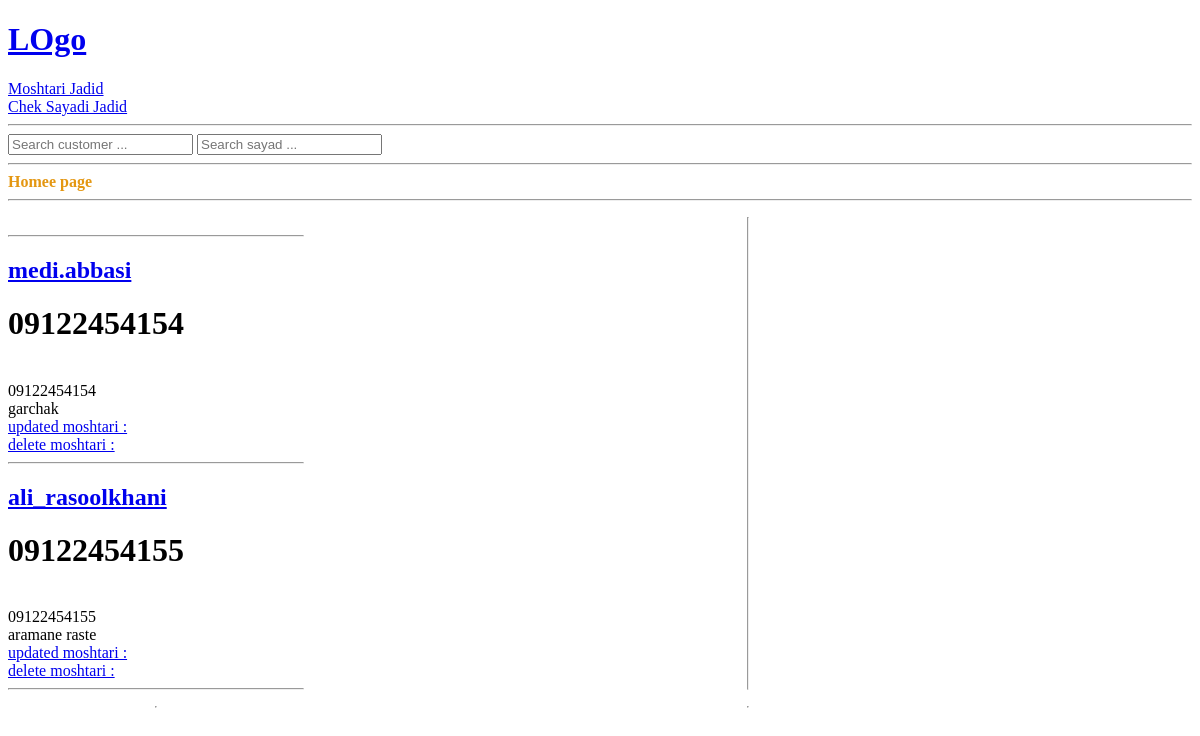
Page /customer/home/ on the earlier database version.
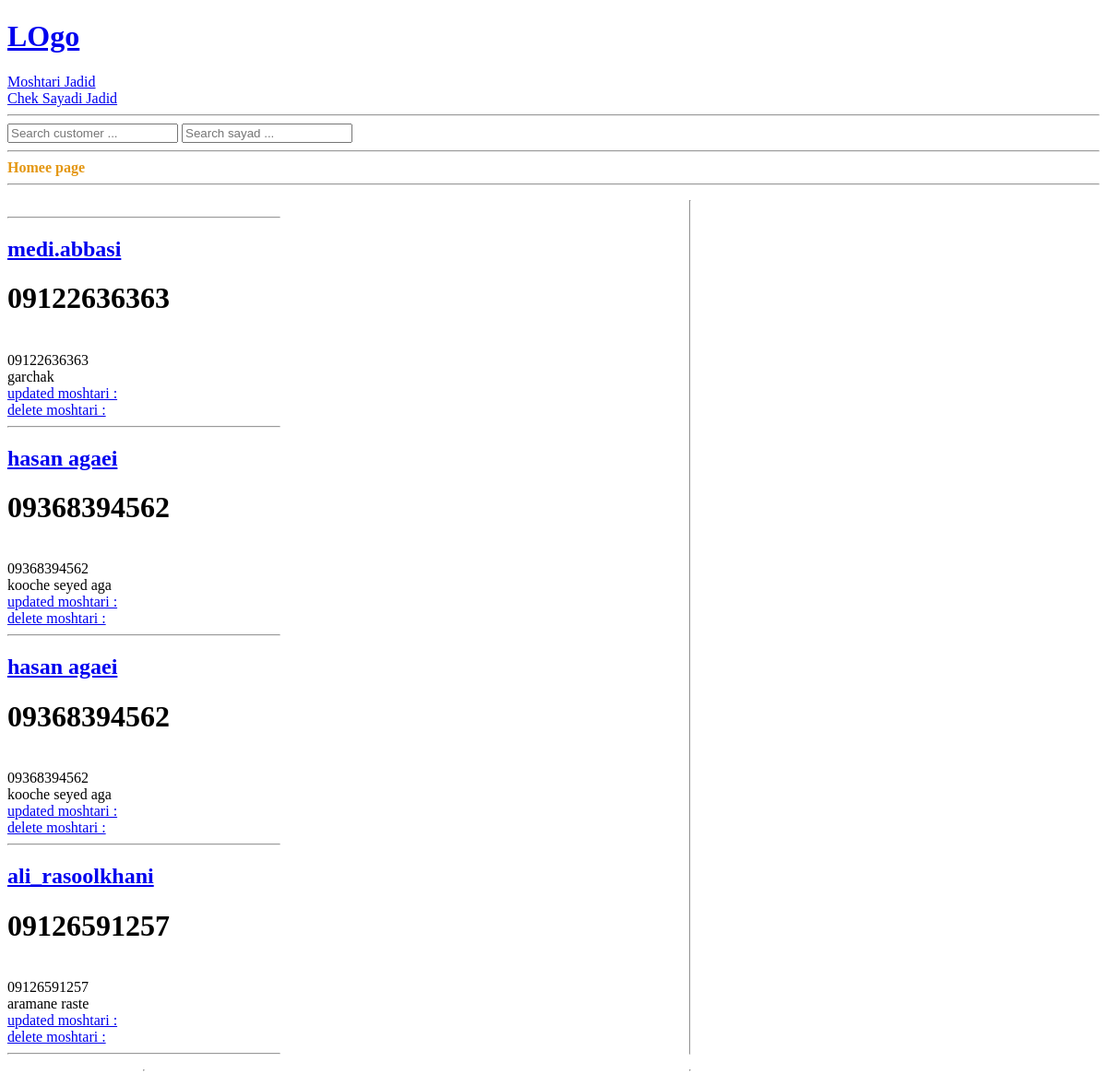
Same page on the later database version.
### customer0/models.py (models this page shows, shortened)
class Moshtary(models.Model):
    name = models.CharField(max_length=50)
    kode_meli = models.CharField(max_length=16, blank =True, null = True)
    shomare = models.CharField(max_length=16)
    address = models.TextField()
    sagfe_etebar = models.CharField(max_length=16)
    class Meta:
        ordering = ['-name', ]

### customer0/views.py (the view)
# urls.py: path('home/', views.kole_moshtari_ha, name='home'),
def kole_moshtari_ha(request):
    moshtari_ha = Moshtary.objects.all()
    customer_count = Moshtary.objects.all().count()
    content = ({'moshtari_ha': moshtari_ha, 'customer_count':customer_count})
    return render(request, 'customer0/home.html', content)

### customer0/templates/customer0/home.html (shortened to what this page needs)
{% extends 'main.html' %}
{% block content %}
<span style="color:rgb(228, 151, 18);font-weight:bold">Homee page</span><hr>
<div class="home-container">
    <div>
    <br><hr>
    {% for moshtari in moshtari_ha %}
        <h2> <a href = "{% url 'customer:profile' moshtari.id %}"> {{moshtari.name}} </a> <br> </h2>
        <h1>{{moshtari.shomare}}</h1>  <br>
        {{moshtari.shomare}} </a> <br>
        {{moshtari.address}} </a> <br>
        <a href = "{% url 'customer:update' moshtari.id %}"> updated moshtari : </a><br>
        <a href = "{% url 'customer:delete' moshtari.id %}"> delete moshtari : </a><hr>
    {% endfor %}
    </div><hr>
    <hr>
<hr>
{% endblock content %}

### templates/main.html (shortened to what this page needs)
<!DOCTYPE html>
<html>
<head>
<body>
    {% include 'navbar.html' %}
    {% block content %}
    {% endblock content %}
</body>
</html>

### templates/navbar.html
<a href= "/">
<h1>
    LOgo
</h1>
<a href = "{% url 'customer:create' %}"> Moshtari Jadid </a> <br>
<a href = "{% url 'chek:create' %}"> Chek Sayadi Jadid </a>    <br><hr>
</a>
<form method="GET" action="{% url 'home:home' %}">
    <input type="text" name="customer" placeholder="Search customer ...  ">
    <input type="text" name="sayad" placeholder="Search sayad ...  ">
</form>
<hr>

### customer0/templates/customer0/home.html (style rules this page uses)
.home-container { display: grid; grid-template-columns: 1fr 3fr ; }

Differences in the rows shown:
changed Moshtary "medi.abbasi": shomare "09122454154" → "09122636363"
added Moshtary: name "hasan agaei", shomare "09368394562", address "kooche seyed aga"
added Moshtary: name "hasan agaei", shomare "09368394562", address "kooche seyed aga"
changed Moshtary "ali_rasoolkhani": shomare "09122454155" → "09126591257"
